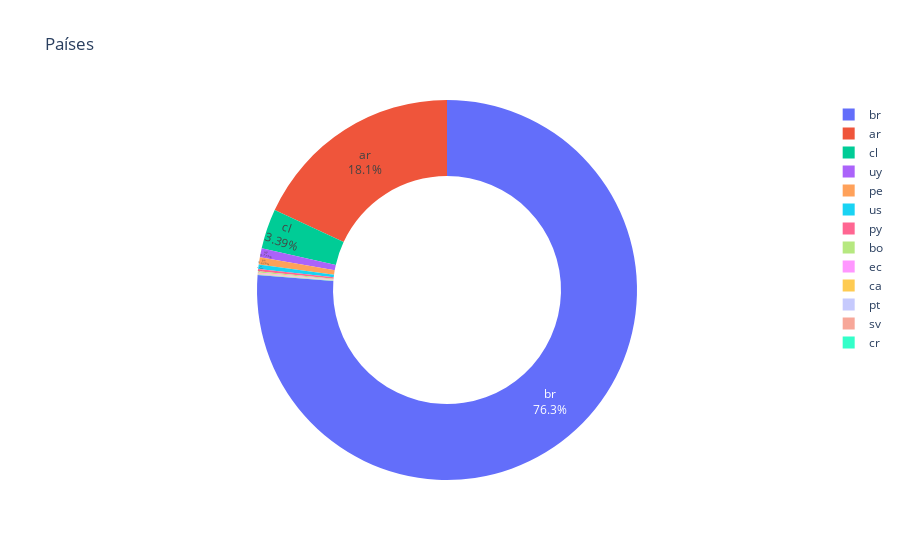

Source (notebook cell):
### Code cell
# Plot to donut chart
fig = px.pie(countries_count, values=countries_count.values, names=countries_count.index, title='Países')
fig.update_traces(textposition='inside', textinfo='percent+label')
# # add hole
fig.update_traces(hole=.6, hoverinfo="label+percent+name")
fig.show()

### Figure 1 — Plotly figure (JSON) as saved in the notebook; plotly's stock layout.template omitted (floating-point values rounded to 4 significant figures)
{"data": [{"domain": {"x": [0, 1], "y": [0, 1]}, "hole": 0.6, "hoverinfo": "label+percent+name", "hovertemplate": "index=%{label}<br>value=%{value}<extra></extra>", "labels": ["br", "ar", "cl", "uy", "pe", "us", "py", "bo", "ec", "ca", "pt", "sv", "cr"], "legendgroup": "", "name": "", "showlegend": true, "textinfo": "percent+label", "textposition": "inside", "type": "pie", "values": [2071, 491, 92, 21, 17, 10, 5, 3, 2, 1, 1, 1, 1]}], "layout": {"legend": {"tracegroupgap": 0}, "title": {"text": "Países"}}}
